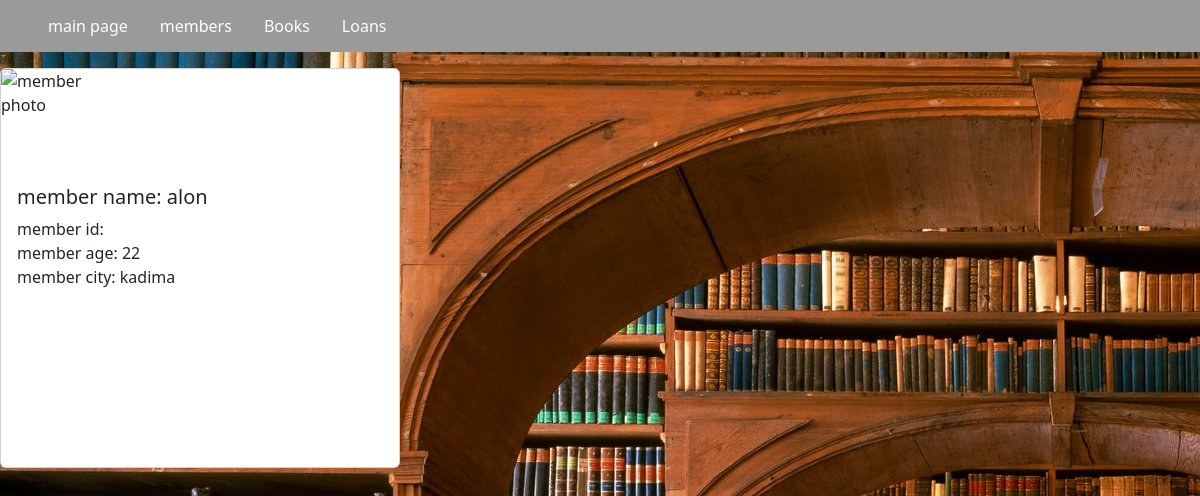
The app's page /all_member/2 with its own data.
### book_library.py (models this page shows, shortened)
class Members(db.Model):
    member_id = db.Column("memberID", db.Integer, primary_key = True)
    member_name = db.Column("memberName", db.String(20), nullable = False)
    member_age = db.Column("memberAge", db.Integer, nullable = False)
    member_city = db.Column("memberCity", db.String(20), nullable = False)
    loans = db.relationship("Loans", backref = "Members", lazy = True)

### book_library.py (the view)
@app.route("/all_member/", methods = ['GET'])
@app.route('/all_member/<member_id>')
def Member_main_page(member_id = -1):
    if int(member_id)== -1:
        all_member =Members.query.all()
        return render_template('members.html', all_member=all_member)
    if int(member_id) > -1:
        selected = Members.query.get(int(member_id))
        return render_template('search_member.html', selected = selected)

### templates/search_member.html (shortened to what this page needs)
{% extends "layout.html" %}
{% block content %}
<div class="col">
    <div class="card" style="width:400px;height:400px;">
      <img class="card-img-top" src="/static/user.png" alt="member photo" style="width:100px;height:100px;">
      <div class="card-body">
        <h5 class="card-title">member name: {{selected.member_name}} </h5>
        <p class="card-text"> member id: {{selected.Member_id}} <br>
          member age: {{selected.member_age}} <br>
          member city: {{selected.member_city}} </p>
      </div>
   </div>
</div>
{% endblock %}

### records on screen
Members: member_name "alon", member_age "22", member_city "kadima"
